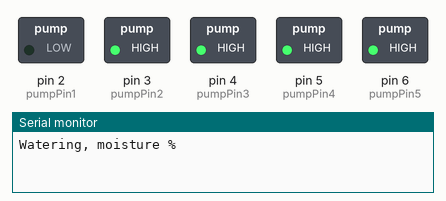
Recording of a sketch running on a simulated Arduino Uno, built with avr-gcc and run on an emulated ATmega328P. Parts: switched loads named in the sketch (green lamp = pin HIGH), the last lines printed to the serial monitor.

Above: at 5.0 s.
At 14.5 s:
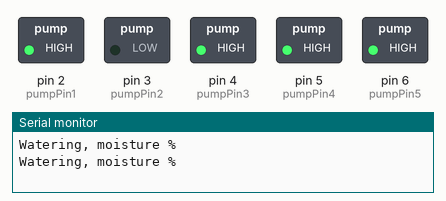
At 24.0 s:
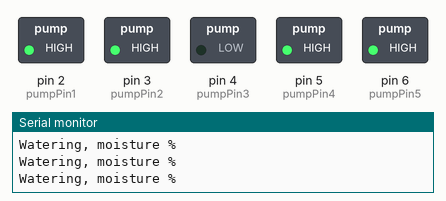
At 36.0 s:
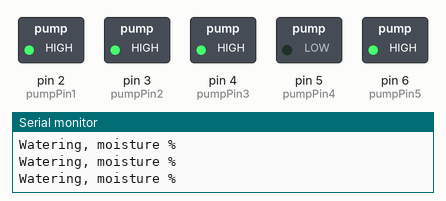
At 48.0 s:
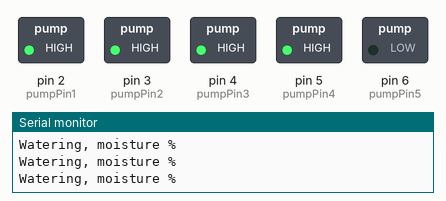
At 66.0 s:
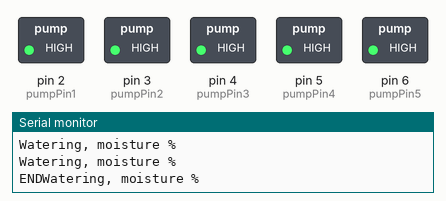
Timing chart, 0 to 71.5 s (numbered marks = the images above):
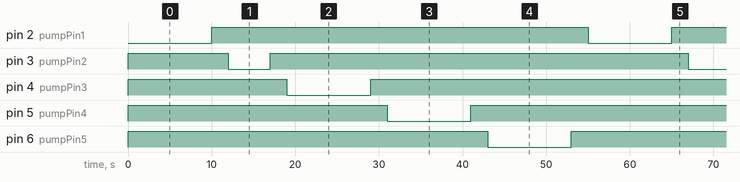

The sketch:

test_code.ino
```cpp
const int pumpPin1=2;
const int pumpPin2=3;
const int pumpPin3=4;
const int pumpPin4=5;
const int pumpPin5=6;

void setup()
{
  // put your setup code here, to run once:

  Serial.begin(9600);


  pinMode(pumpPin1,OUTPUT);
  pinMode(pumpPin2,OUTPUT);
  pinMode(pumpPin3,OUTPUT);
  pinMode(pumpPin4,OUTPUT);
  pinMode(pumpPin5,OUTPUT);

  digitalWrite(pumpPin1,HIGH);
  digitalWrite(pumpPin2,HIGH);
  digitalWrite(pumpPin3,HIGH);
  digitalWrite(pumpPin4,HIGH);
  digitalWrite(pumpPin5,HIGH);
}


void loop()
{
  Serial.print("Watering, moisture ");
  Serial.println("%");
  digitalWrite(pumpPin1, LOW);
  delay(10000);
  digitalWrite(pumpPin1, HIGH);
  delay(2000);

  Serial.print("Watering, moisture ");
  Serial.println("%");
  digitalWrite(pumpPin2, LOW);
  delay(5000);
  digitalWrite(pumpPin2, HIGH);
  delay(2000);

  Serial.print("Watering, moisture ");
  Serial.println("%");
  digitalWrite(pumpPin3, LOW);
  delay(10000);
  digitalWrite(pumpPin3, HIGH);
  delay(2000);

  Serial.print("Watering, moisture ");
  Serial.println("%");
  digitalWrite(pumpPin4, LOW);
  delay(10000);
  digitalWrite(pumpPin4, HIGH);
  delay(2000);

  Serial.print("Watering, moisture ");
  Serial.println("%");
  digitalWrite(pumpPin5, LOW);
  delay(10000);
  digitalWrite(pumpPin5, HIGH);
  delay(2000);

  Serial.print("END");
}
```

Measured:
- by itself, pin 2 (pumpPin1), pin 4 (pumpPin3), pin 5 (pumpPin4), pin 6 (pumpPin5): alternates HIGH for 45.0 s and LOW for 10.0 s
- by itself, pin 3 (pumpPin2): alternates HIGH for 50.0 s and LOW for 5.0 s
- by itself, everything shown: repeats every 55.0 s, in 10 steps
